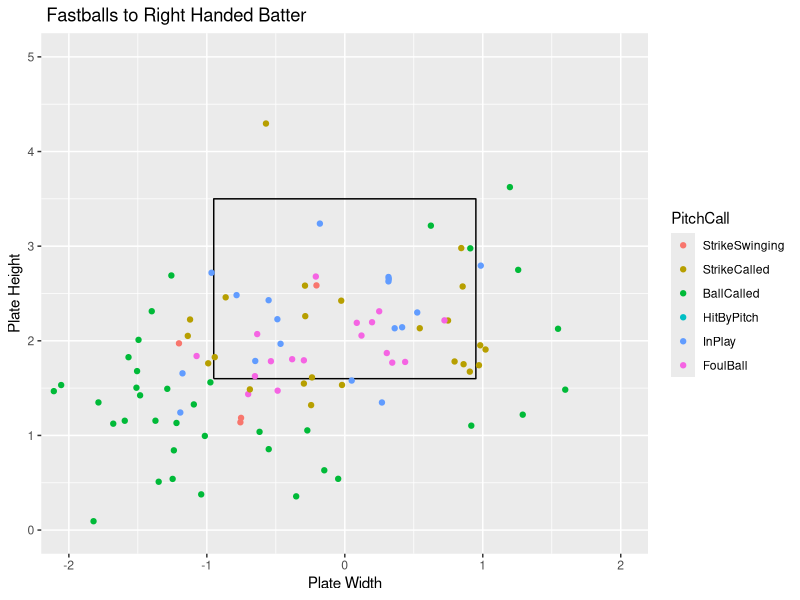
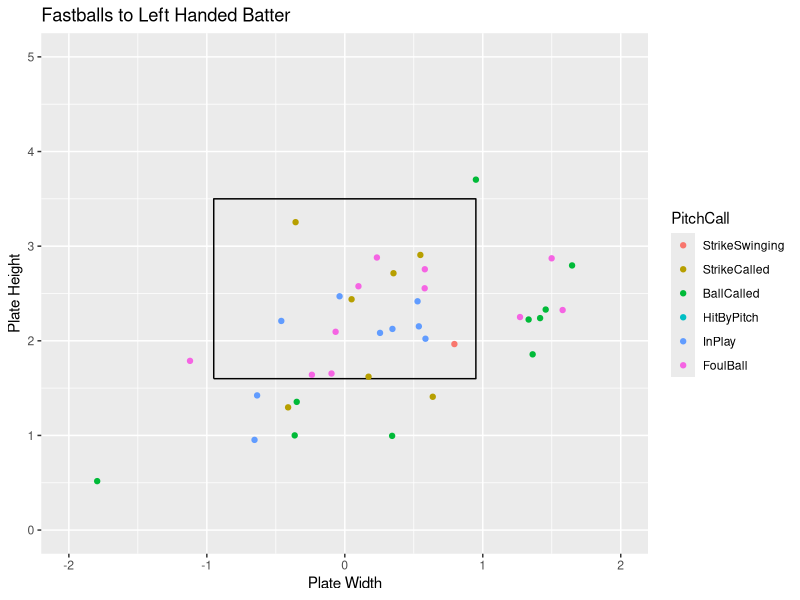

Generate these figures, in order, with R:
## ---- chunk 1
knitr::opts_chunk$set(fig.align = "center", fig.width = 4, fig.height = 4, comment = NA, message = FALSE, warning = FALSE, echo = FALSE)
library(readr)
library(dplyr)
library(ggplot2)
library(tidyverse)
Master <- read_csv("Master.csv")
Pitcher <- Master %>%
  filter(Pitcher == "Boone, Brandon")
x <- c(-.95,.95,.95,-.95,-.95)
z <- c(1.6,1.6,3.5,3.5,1.6)
sz <- data_frame(x, z)
## ---- chunk 2
FastballsThrownR <- Pitcher %>%
  filter(TaggedPitchType == "Fastball" & BatterSide == "Right" & !PitchCall == "Undefined")
ggplot() +
  geom_path(data = sz, aes(x = x, y = z)) +
  coord_equal() +
  xlab("Plate Width") +
  ylab("Plate Height") +
  ggtitle(" Fastballs to Right Handed Batter") +
  geom_point(data = FastballsThrownR,aes(x = PlateLocSide, y = PlateLocHeight, color = PitchCall)) +
  coord_cartesian(xlim = c(-2, 2), ylim = c(0, 5)) +
  scale_color_discrete(limits = c("StrikeSwinging" ,"StrikeCalled", "BallCalled", "HitByPitch", "InPlay", "FoulBall"))
## ---- chunk 3
FastballsThrownL <- Pitcher %>%
  filter(TaggedPitchType == "Fastball" & BatterSide == "Left" & !PitchCall == "Undefined")
ggplot() +
  geom_path(data = sz, aes(x = x, y = z)) +
  coord_equal() +
  xlab("Plate Width") +
  ylab("Plate Height") +
  ggtitle("Fastballs to Left Handed Batter") +
  geom_point(data = FastballsThrownL,aes(x = PlateLocSide, y = PlateLocHeight, color = PitchCall)) +
  coord_cartesian(xlim = c(-2, 2), ylim = c(0, 5)) +
  scale_color_discrete(limits = c("StrikeSwinging" ,"StrikeCalled", "BallCalled", "HitByPitch", "InPlay", "FoulBall"))
